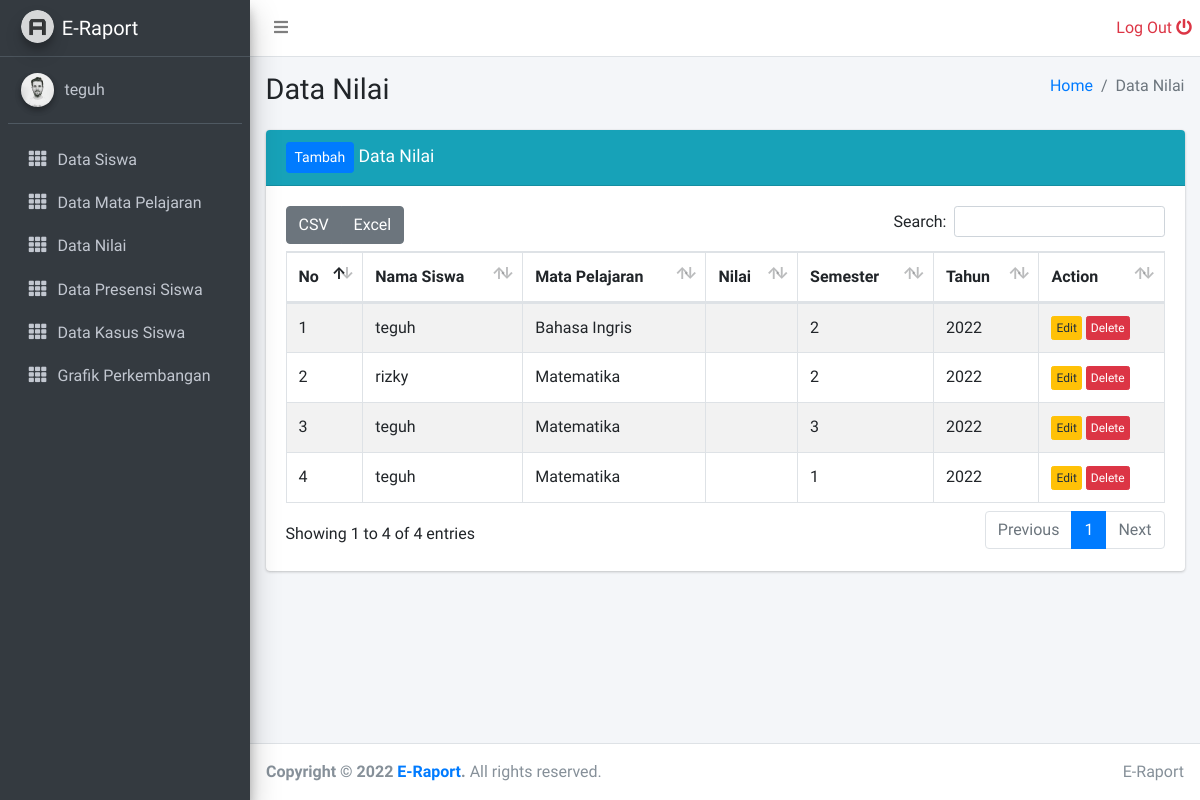
The page /guru/data_nilai.php (signed in) on the database its author committed.
### tables this page shows
CREATE TABLE `nilai_siswa` (
  `id_nilai` int(11) NOT NULL,
  `id_siswa` int(11) NOT NULL,
  `id_pelajaran` int(11) NOT NULL,
  `nilai_harian` int(11) NOT NULL,
  `nilai_uts` int(11) NOT NULL,
  `nilai_uas` int(11) NOT NULL,
  `semester` int(11) NOT NULL,
  `tahun` int(11) NOT NULL
);

CREATE TABLE `data_siswa` (
  `id_siswa` int(11) NOT NULL,
  `nama_siswa` varchar(40) NOT NULL,
  `alamat` text NOT NULL,
  `kelas` varchar(10) NOT NULL,
  `password` varchar(30) DEFAULT NULL,
  `nis` varchar(30) DEFAULT NULL,
  `jen_kel` varchar(30) DEFAULT NULL
);

CREATE TABLE `mata_pelajaran` (
  `id_pelajaran` int(11) NOT NULL,
  `nama_mata_pelajaran` varchar(30) NOT NULL,
  `id_guru` int(11) NOT NULL
);

### guru/data_nilai.php (the view, shortened to what this page needs)
<?php
include '../layouts/sidebar.php';
?>
  <div class="content-wrapper">
    <div class="content-header">
      <div class="container-fluid">
        <div class="row mb-2">
          <div class="col-sm-6">
            <h1 class="m-0">Data Nilai</h1>
          </div>
          <div class="col-sm-6">
            <ol class="breadcrumb float-sm-right">
              <li class="breadcrumb-item"><a href="#">Home</a></li>
              <li class="breadcrumb-item active">Data Nilai</li>
            </ol>
          </div>
        </div>
      </div>
    </div>
    <div class="content">
      <div class="container-fluid">
        <div class="row">
          <div class="col-12">
          <div class="card card-info">
              <div class="card-header">
                <h3 class="card-title">
                <a href="tambah_data_nilai.php" class="btn btn-sm btn-primary">Tambah</a>
                Data Nilai</h3>
              </div>
              <div class="card-body">
                <table id="example1" class="table table-bordered table-striped">
                  <thead>
                  <tr>
                    <th>No</th>
                    <th>Nama Siswa</th>
                    <th>Mata Pelajaran</th>
                    <th>Nilai</th>
                    <th>Semester</th>
                    <th>Tahun</th>
                    <th>Action</th>
                  </tr>
                  </thead>
                  <tbody>
                  <?php
                    include '../config/koneksi.php';
                    $query = "SELECT * FROM nilai_siswa
                    INNER JOIN data_siswa ON nilai_siswa.id_siswa  = data_siswa.id_siswa
                    INNER JOIN mata_pelajaran ON nilai_siswa.id_pelajaran  = mata_pelajaran.id_pelajaran";
                    $result = mysqli_query($koneksi, $query);
                    $no = 1;
                    while($row = mysqli_fetch_assoc($result))
                    {
                    ?>
                  <tr>
                    <td><?php echo $no; ?></td>
                    <td><?php echo $row['nama_siswa']; ?></td>
                    <td><?php echo $row['nama_mata_pelajaran']; ?></td>
                    <td><?php echo $row['nilai']; ?></td>
                    <td><?php echo $row['semester']; ?></td>
                    <td><?php echo $row['tahun']; ?></td>
                    <td>
                        <a href="edit_data_nilai.php?id_nilai=<?php echo $row['id_nilai']; ?>" class="btn btn-xs btn-warning">Edit</a>
                        <a href="nilai/hapus_data_nilai.php?id_nilai=<?php echo $row['id_nilai']; ?>" class="btn btn-xs btn-danger">Delete</a>
                    </td>
                  </tr>
                  <?php
                        $no++;
                    }
                  ?>
                  </tbody>
                </table>
              </div>
            </div>
          </div>
        </div>
      </div>
    </div>
  </div>
  <?php
    include '../layouts/footer.php';
  ?>

### rows shown on the page
nilai_siswa: id_siswa.nama_siswa "teguh", id_pelajaran.nama_mata_pelajaran "Bahasa Ingris", semester "2", tahun "2022"
nilai_siswa: id_siswa.nama_siswa "rizky", id_pelajaran.nama_mata_pelajaran "Matematika", semester "2", tahun "2022"
nilai_siswa: id_siswa.nama_siswa "teguh", id_pelajaran.nama_mata_pelajaran "Matematika", semester "3", tahun "2022"
nilai_siswa: id_siswa.nama_siswa "teguh", id_pelajaran.nama_mata_pelajaran "Matematika", semester "1", tahun "2022"

### other values the page prints
$_SESSION['username'] "teguh"
